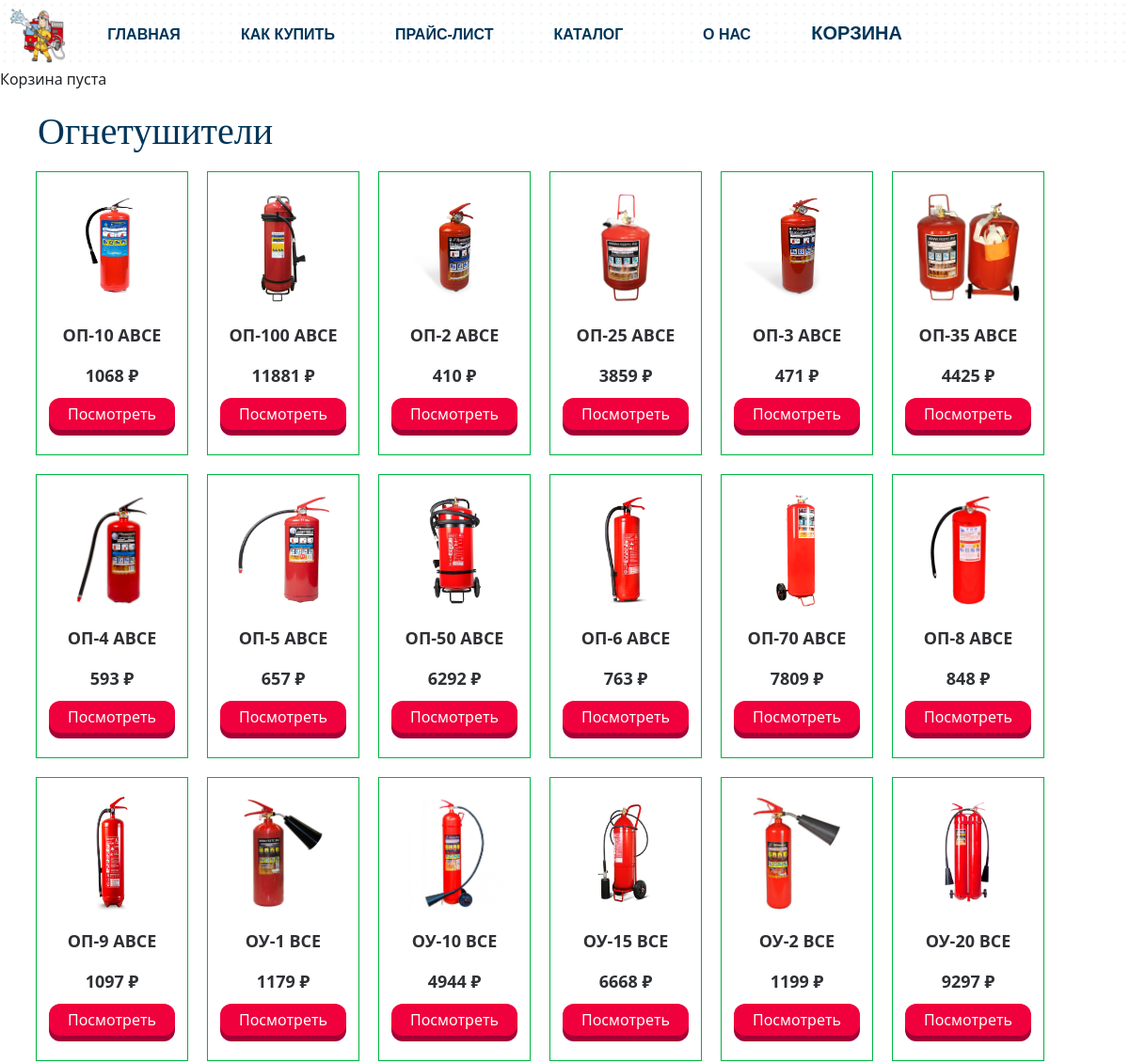
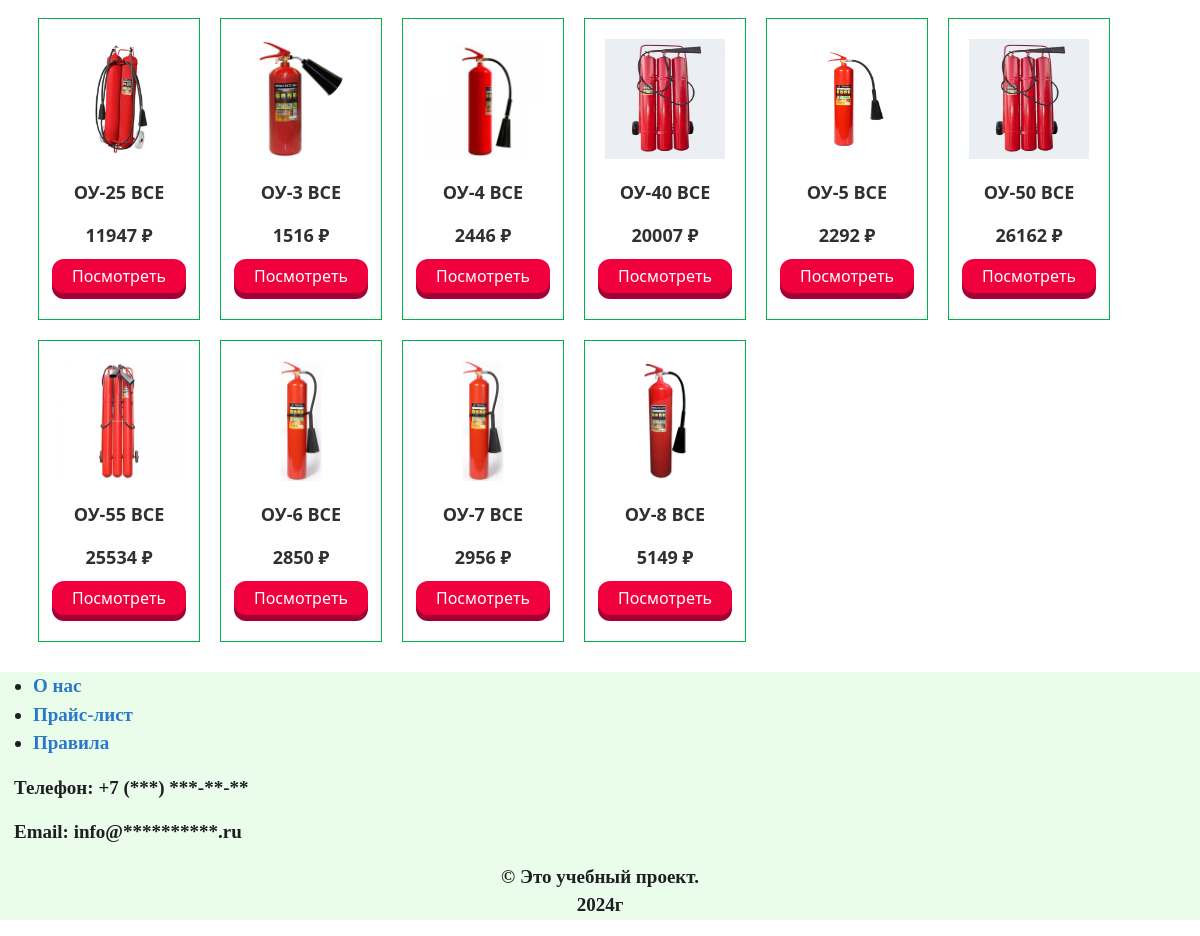
/ognetushitel/, run on the app's committed database (2 pictures, top to bottom).
### shop/models.py (models this page shows, shortened)
class Category(models.Model):                         # категория
    name = models.CharField(
        max_length=100,
        unique=True,
        verbose_name='Категории товара'
    )
    slug = models.SlugField(
        max_length=100,
        unique=True,
        verbose_name='URL-категории товара'
    )
    class Meta:
        ordering = ['name']
        verbose_name = 'Категория товара'
        verbose_name_plural = 'Категории товаров'
    def get_absolute_url(self):
        return reverse(
            'shop:product_list_by_category',
            args=[self.slug]
        )

class Product(models.Model):
    name = models.CharField(max_length=100, verbose_name='Наименование')  # наименование
    product_code = models.IntegerField(default=0, verbose_name='Код товара')  # код товара
    price = models.DecimalField(max_digits=7, decimal_places=0, verbose_name='Цена')  # цена
    image = models.ImageField(upload_to='product_img', verbose_name='Фото')  # адреса картинок
    description = models.TextField(blank=True, verbose_name='Описание')  # описание
    created_at = models.DateTimeField(auto_now_add=True, verbose_name='Создание товара')  # создание товара
    updated_at = models.DateTimeField(auto_now=True, verbose_name='Изменение товара')  # изменение товара (описания или изменение цены)
    available = models.BooleanField(default=True, verbose_name='Наличие товара')  # товар доступен или нет
    slug = models.SlugField(max_length=100, unique=True, verbose_name='URL-товара')  # для ссылок поисковых машин
    category = models.ForeignKey(
        Category,
        on_delete=models.CASCADE,
        verbose_name='Категория товара'
    )
    construction = models.ForeignKey(
        ProductConstruction,
        on_delete=models.CASCADE,
        blank=True,
        null=True,
        verbose_name='Конструкция товара'
    )
    fire_class = models.ForeignKey(
        ProductFireclass,
        on_delete=models.CASCADE,
        null=True,
        blank=True,
        verbose_name='Класс пожара'
    )
    usage = models.ForeignKey(
        ProductUsage,
        on_delete=models.CASCADE,
        verbose_name='Применение товара'
    )
    rang_model_hearth = models.ForeignKey(
        ProductRangModelHearth,
        on_delete=models.CASCADE,
        null=True,
        blank=True,
        verbose_name='Модельный очаг пожара'
    )
    product_type = models.ForeignKey(
        ProductType,
        on_delete=models.CASCADE,
        verbose_name='Тип товара'
    )
    class Meta:
        ordering = ['name']
        verbose_name = 'Товара'
        verbose_name_plural = 'Все товары'
    def get_absolute_url(self):
        return reverse(
            'shop:product_detail',
            args=[self.id, self.slug]
        )

### shop/views.py (the view)
# urls.py: path('', views.product_list, name='product_list'),
def product_list(request, category_slug=None):
    category = None
    categories = Category.objects.all()
    products = Product.objects.filter(available=True)
    if category_slug:
        category = get_object_or_404(Category, slug=category_slug)
        products = products.filter(category=category)
    return render(
        request,
        'shop/product/list.html',
        {
            'category': category,
            'categories': categories,
            'products': products
        }
    )

### cart/cart.py (called while the page is built)
    def __len__(self):
        return sum(item['quantity'] for item in self.cart.values())

### cart/context_processors.py (called while the page is built)
def cart(request):
    return {'cart': Cart(request)}

### shop/templates/shop/product/list.html (shortened to what this page needs)
{% extends "shop/base.html" %}
{% load static %}
{% block content %}
  <div class="content">
    <div id="main" class="product-list">
      <h1>{% if category %}{{ category.name }}{% else %}Все товары{% endif %}</h1>
    </div>
    <div class="gallery">
      {% for product in products %}
        <div style="border: 1px #00B344 solid; margin:10px 10px;">
          <a href="{{ product.image.url }}">
            <img src="{% if product.image %}{{ product.image.url }}{% else %}{% static "images/no_image.png" %}{% endif %}" alt="{{ product.name }}">
          </a>
          <div class="item">
            <p href="">{{ product.name }}</p>
            <p>{{ product.price }} ₽</p>
            <a href="{{ product.get_absolute_url }}"><button class="pushable">
              <span class="front">Посмотреть</span>
            </button></a>
          </div>
        </div>
        {% endfor %}
    </div>
  </div>
{% endblock %}

### shop/static/css/style_base.css (style rules this page uses)
* { box-sizing: border-box; }

### shop/static/css/style_product_detail.css (style rules this page uses)
a:link { text-decoration: none; color: #2a78c7; }

### shop/static/css/style_product_list.css (style rules this page uses)
.content { margin-left: 20px; color: #003559; }
.product-list { margin-top: 20px; font-size: 10px; font-family: 'Calibri', serif; }
.gallery { display: flex; flex-wrap: wrap; width: 100vw; transform: translateX(-1%); }
.gallery img { width: 120px; height: 120px; margin: 20px; }
.item { color: #2e3034; text-align: center; font-size: 18px; font-weight: 700; }
.pushable { background: hsl(340deg 100% 32%); border-radius: 12px; border: none; padding: 0; cursor: pointer; outline-offset: 4px; margin-bottom: 20px; }
.front { display: block; padding: 5px 20px; border-radius: 12px; font-size: 1rem; background: hsl(345deg 100% 47%); color: white; transform: translateY(-6px); }

### data on the page
Category: name "Огнетушители"
Product: image (picture), name "ОП-10 АВСЕ", price "1068"
Product: image (picture), name "ОП-100 АВСЕ", price "11881"
Product: image (picture), name "ОП-2 АВСЕ", price "410"
Product: image (picture), name "ОП-25 АВСЕ", price "3859"
Product: image (picture), name "ОП-3 АВСЕ", price "471"
Product: image (picture), name "ОП-35 АВСЕ", price "4425"
Product: image (picture), name "ОП-4 АВСЕ", price "593"
Product: image (picture), name "ОП-5 АВСЕ", price "657"
Product: image (picture), name "ОП-50 АВСЕ", price "6292"
Product: image (picture), name "ОП-6 АВСЕ", price "763"
Product: image (picture), name "ОП-70 АВСЕ", price "7809"
Product: image (picture), name "ОП-8 АВСЕ", price "848"
Product: image (picture), name "ОП-9 АВСЕ", price "1097"
Product: image (picture), name "ОУ-1 BCE", price "1179"
Product: image (picture), name "ОУ-10 BCE", price "4944"
Product: image (picture), name "ОУ-15 BCE", price "6668"
Product: image (picture), name "ОУ-2 BCE", price "1199"
Product: image (picture), name "ОУ-20 BCE", price "9297"
Product: image (picture), name "ОУ-25 BCE", price "11947"
Product: image (picture), name "ОУ-3 BCE", price "1516"
Product: image (picture), name "ОУ-4 BCE", price "2446"
Product: image (picture), name "ОУ-40 BCE", price "20007"
Product: image (picture), name "ОУ-5 BCE", price "2292"
Product: image (picture), name "ОУ-50 BCE", price "26162"
Product: image (picture), name "ОУ-55 BCE", price "25534"
Product: image (picture), name "ОУ-6 BCE", price "2850"
Product: image (picture), name "ОУ-7 BCE", price "2956"
Product: image (picture), name "ОУ-8 BCE", price "5149"
